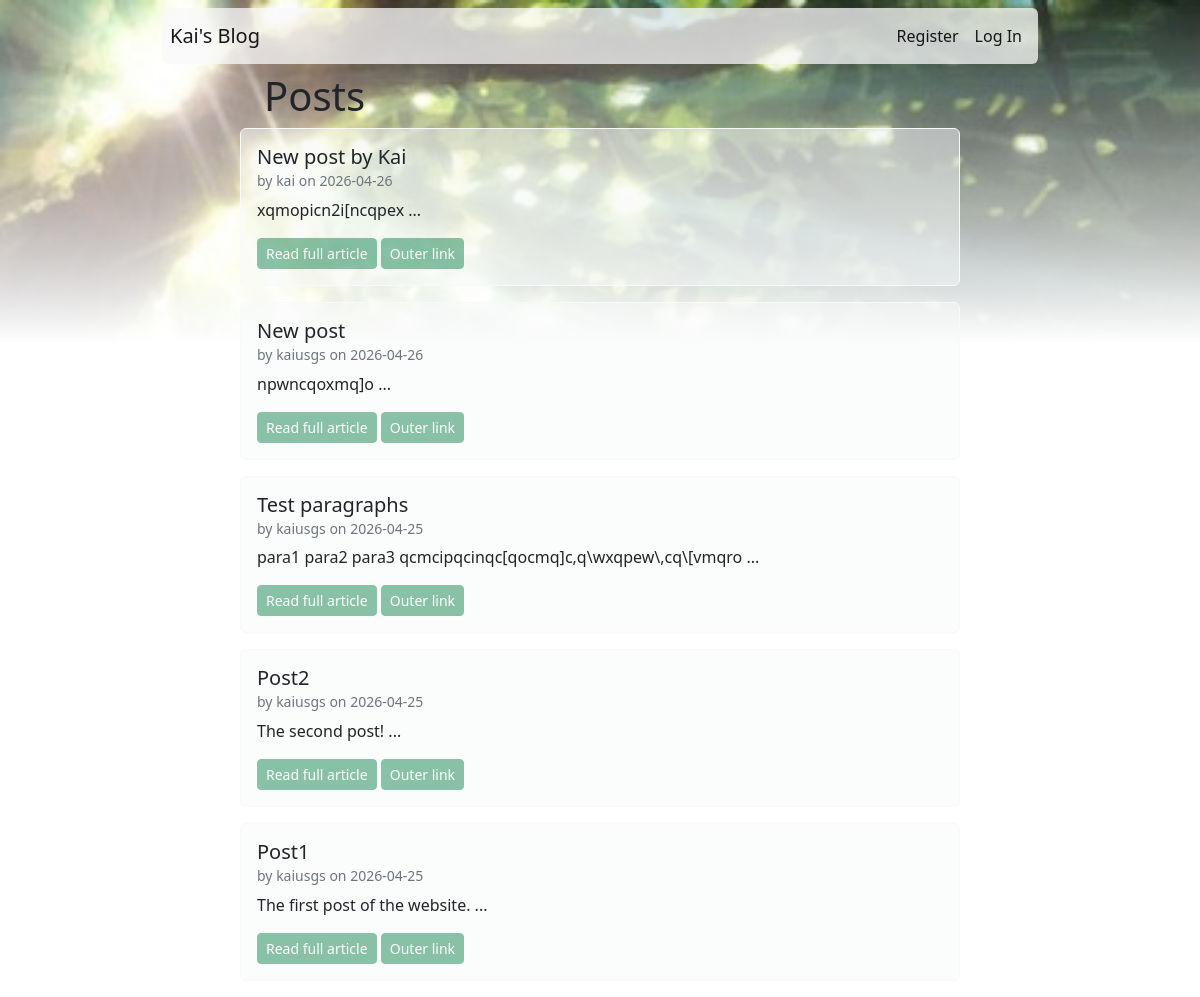
The page / on the database its author committed.
### tables this page shows
CREATE TABLE post (
    id INTEGER PRIMARY KEY AUTOINCREMENT,
    author_id INTEGER NOT NULL,
    created TIMESTAMP NOT NULL DEFAULT CURRENT_TIMESTAMP,
    title TEXT NOT NULL,
    body TEXT NOT NULL,
    FOREIGN KEY (author_id) REFERENCES user (id)
);

CREATE TABLE user (
    id INTEGER PRIMARY KEY AUTOINCREMENT,
    username TEXT UNIQUE NOT NULL,
    password TEXT NOT NULL
);

### flask_app/blog.py (the view)
@bp.route('/')
def index():
    db = get_db()
    posts = db.execute(
        'SELECT p.id, title, body, created, author_id, username'
        ' FROM post p JOIN user u ON p.author_id = u.id'
        ' ORDER BY created DESC'
    ).fetchall()
    return render_template('blog/index.html', posts=posts)

### flask_app/auth.py (called while the page is built)
@bp.before_app_request
def load_logged_in_user():
    user_id = session.get('user_id')
    if user_id is None:
        g.user = None
    else:
        g.user = get_db().execute(
            'SELECT * FROM user WHERE id = ?', (user_id,)
        ).fetchone()

### flask_app/db.py (called while the page is built)
def get_db():
    if 'db' not in g:
        g.db = sqlite3.connect(
            current_app.config['DATABASE'],
            detect_types = sqlite3.PARSE_DECLTYPES
        )
        g.db.row_factory = sqlite3.Row
    return g.db

### templates/blog/index.html (shortened to what this page needs)
{% extends 'base.html' %}
{% block header %}
    <div class="container d-flex justify-content-between align-items-center" style="width: 100%; max-width: 45rem;">
        <h1>Posts</h1>
    </div>
{% endblock %}
{% block content %}
    <div class="container d-flex flex-column align-items-center">
        {% for post in posts %}
            <div class="card bg-light text-dark bg-opacity-50 border-light mb-3" style="width: 100%; max-width: 45rem;">
                <div class="card-body">
                    <h5 class="card-title">{{ post['title'] }}</h5>
                    <h6 class="card-subtitle mb-2 text-secondary small">by {{ post['username'] }} on {{ post['created'].strftime('%Y-%m-%d') }}</h6>
                    <p class="card-text">{{ post['body'][:100] }} ...</p>
                    <a class="btn btn-sm btn-success opacity-50" href="#">Read full article</a>
                    <a class="btn btn-sm btn-success opacity-50" href="#">Outer link</a>
                </div>
            </div>
        {% endfor %}
    </div>
{% endblock %}

### templates/base.html (shortened to what this page needs)
<!DOCTYPE html>
<html>
    <head>
        <link href="https://cdn.jsdelivr.net/npm/bootstrap@5.2.3/dist/css/bootstrap.min.css" rel="stylesheet">
    </head>
    <body>
    <img class="img-fluid"
    style="position: absolute; z-index: -1; width:100%; -webkit-mask-image: linear-gradient(to bottom, black, transparent); mask-image: linear-gradient(to bottom, black, transparent);"
    src="{{ url_for('static', filename='sunlightinforest.jpg') }}"/>
    <div class="container"  style="max-width:900px;">
        <nav class="navbar navbar-expand-lg bg-body-tertiary" data-bs-theme="light">
        <div class="container-fluid bg-light p-2 text-dark bg-opacity-75 rounded">
            <span class="navbar-brand mb-0 h1">Kai's Blog</span>
            <div class="collapse navbar-collapse" id="navbarSupportedContent">
                <ul class="navbar-nav ms-auto mb-2 mb-lg-0">
                    {% if g.user %}
                    <li class="nav-item">
                        <a class="nav-link active" aria-current="page" href="">{{ g.user['username'] }}</a>
                    </li>
                    <li class="nav-item">
                        <a class="nav-link active" aria-current="page" href="{{ url_for('auth.logout') }}">Log Out</a>
                    </li>
                    {% else %}
                    <li class="nav-item">
                        <a class="nav-link active" aria-current="page" href="{{ url_for('auth.register') }}">Register</a>
                    </li>
                    <li class="nav-item">
                        <a class="nav-link active" aria-current="page" href="{{ url_for('auth.login') }}">Log In</a>
                    </li>
                    {% endif %}
                </ul>
            </div>
        </div>
        </nav>
        <div class="container d-flex justify-content-between align-items-center" style="width: 100%; max-width: 45rem;">
            {% block header %}{% endblock %}
        </div>
        {% block content %}{% endblock %}
    </div>
    </body>
</html>

### rows shown on the page
post: title "New post by Kai", username "kai", created "2026-04-26", body "xqmopicn2i[ncqpex"
post: title "New post", username "kaiusgs", created "2026-04-26", body "npwncqoxmq]o"
post: title "Test paragraphs", username "kaiusgs", created "2026-04-25", body "para1 para2 para3 qcmcipqcinqc[qocmq]c,q\\wxqpew\\,cq\\[vmqro"
post: title "Post2", username "kaiusgs", created "2026-04-25", body "The second post!"
post: title "Post1", username "kaiusgs", created "2026-04-25", body "The first post of the website."
